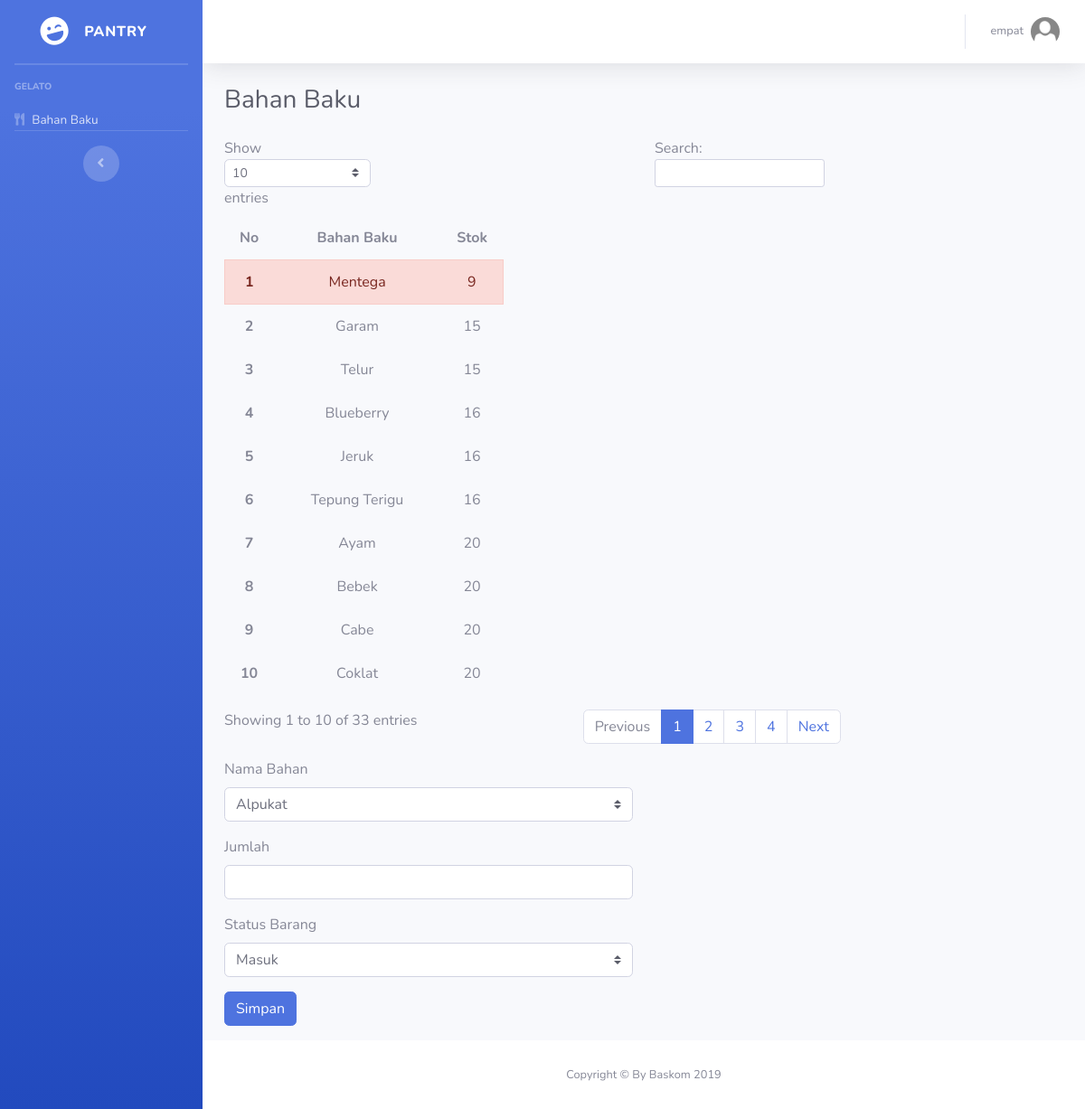
The app's page /bahan.php (signed in) with its own data.
### tables this page shows
CREATE TABLE `user` (
  `username` varchar(256) NOT NULL,
  `password` varchar(256) NOT NULL,
  `name` varchar(256) NOT NULL,
  `level` enum('Pelayan','Koki','Kasir','Pantry','Owner','Customer-service') NOT NULL,
  `image` varchar(256) NOT NULL
);

CREATE TABLE `bahan` (
  `id_bahan` int(11) NOT NULL,
  `bahan_baku` varchar(100) NOT NULL,
  `stok` int(11) NOT NULL
);

### bahan.php (the view, shortened to what this page needs)
<?php
include "security-Pantry.php";
include "header.php";
include "menu-$level.php";
include "topbar.php";
?>
<div class="container-fluid">
    <h1 class="h3 mb-4 text-gray-800">Bahan Baku</h1>
    <table id="dataTable" class="table table-borderless fa-fw col-lg-4">
        <thead>
            <tr>
                <th scope="col">No</th>
                <th scope="col">Bahan Baku</th>
                <th scope="col">Stok</th>
            </tr>
        </thead>
        <tbody>
            <?php
            $stok = mysqli_query($conn, "SELECT * FROM bahan ORDER BY stok,bahan_baku asc");
            $i = 1;
            while ($barang = mysqli_fetch_array($stok)) {
                if ($barang['stok'] < 10) {
                    ?>
                    <tr class="col-sm-10 alert alert-danger">
                        <th scope="row"><?= $i; ?></th>
                        <td><?= $barang['bahan_baku']; ?></td>
                        <td><?= $barang['stok']; ?></td>
                    </tr>
                <?php
            } else {
                ?>
                    <tr>
                        <th scope="row"><?= $i; ?></th>
                        <td><?= $barang['bahan_baku']; ?></td>
                        <td><?= $barang['stok']; ?></td>
                    </tr>
                <?php }
            $i++;
        } ?>
        </tbody>
    </table>
    <div class="row">
        <div class="col-lg-6">
            <form action="proses-bahanbaku.php" method="post">
                <div class="form-group">
                    <label for="current_password">Nama Bahan</label>
                    <select class="custom-select" name="id_bahan">
                        <?php
                        $stok = mysqli_query($conn, "SELECT * FROM bahan ORDER BY bahan_baku asc");
                        while ($barang = mysqli_fetch_array($stok)) {
                            ?>
                            <option value="<?= $barang['id_bahan']; ?>"><?= $barang['bahan_baku']; ?></option>
                        <?php } ?>
                    </select>
                </div>
                <div class="form-group">
                    <label for="new_password1">Jumlah</label>
                    <input type="text" class="form-control" id="jumlah" name="jumlah" onkeypress="return number(event)">
                </div>
                <div class="form-group">
                    <label for="new_password2">Status Barang</label>
                    <select class="custom-select" name="status">
                        <option value="Masuk">Masuk</option>
                    </select>
                </div>
                <div class="form-group">
                    <button type="submit" class="btn btn-primary">Simpan</button>
                </div>
            </form>
        </div>
    </div>
</div>
<?php include "footer.php" ?>

### header.php (shortened to what this page needs)
<!DOCTYPE html>
<html lang="en">
<head>
    <link href="vendor/fontawesome-free/css/all.min.css" rel="stylesheet" type="text/css">
    <link href="css/sb-admin-2.min.css" rel="stylesheet">
</head>
<body id="page-top">
    <div id="wrapper">
        <ul class="navbar-nav bg-gradient-primary sidebar sidebar-dark accordion" id="accordionSidebar">
            <a class="sidebar-brand d-flex align-items-center justify-content-center" href="../gelato">
                <div class="sidebar-brand-icon rotate-n-15">
                    <i class="fas fa-laugh-wink"></i>
                </div>
                <div class="sidebar-brand-text mx-3"><?= $_SESSION['level']; ?></div>
            </a>

### menu-Pantry.php
<hr class="sidebar-divider my-0">
<hr class="sidebar-divider">
<div class="sidebar-heading">
    Gelato
</div>
<li class="nav-item">
    <a class="nav-link pb-0" href="bahan.php">
        <i class="fas fa-utensils"></i>
        <span>
            Bahan Baku
        </span>
    </a>
</li>
<hr class="sidebar-divider d-none d-md-block">
<div class="text-center d-none d-md-inline">
    <button class="rounded-circle border-0" id="sidebarToggle"></button>
</div>
</ul>

### topbar.php (shortened to what this page needs)
<div id="content-wrapper" class="d-flex flex-column">
    <div id="content">
        <nav class="navbar navbar-expand navbar-light bg-white topbar mb-4 static-top shadow">
            <ul class="navbar-nav ml-auto">
                <li class="nav-item dropdown no-arrow">
                    <a class="nav-link dropdown-toggle" href="#" id="userDropdown" role="button" data-toggle="dropdown" aria-haspopup="true" aria-expanded="false">
                        <?php
                        $username = $_SESSION['username'];
                        $profile = mysqli_query($conn, "SELECT * FROM user WHERE username='$username' ");
                        $cd = mysqli_fetch_array($profile);
                        ?>
                        <span class="mr-2 d-none d-lg-inline text-gray-600 small"><?= $cd['name']; ?></span>
                        <img class="img-profile rounded-circle" src="<?= $cd['image']; ?>">
                    </a>
                </li>
            </ul>
        </nav>

### footer.php (shortened to what this page needs)
</div>
<footer class="sticky-footer bg-white">
    <div class="container my-auto">
        <div class="copyright text-center my-auto">
            <span>Copyright &copy; By Baskom 2019</span>
        </div>
    </div>
</footer>
</div>
</div>
</body>
</html>

### records on screen
user: name "empat", image (placeholder picture)
bahan: bahan_baku "Mentega", stok "9"
bahan: bahan_baku "Garam", stok "15"
bahan: bahan_baku "Telur", stok "15"
bahan: bahan_baku "Blueberry", stok "16"
bahan: bahan_baku "Jeruk", stok "16"
bahan: bahan_baku "Tepung Terigu", stok "16"
bahan: bahan_baku "Ayam", stok "20"
bahan: bahan_baku "Bebek", stok "20"
bahan: bahan_baku "Cabe", stok "20"
bahan: bahan_baku "Coklat", stok "20"

### other values on screen
$_SESSION['level'] "PANTRY"
form field id_bahan "Alpukat"
